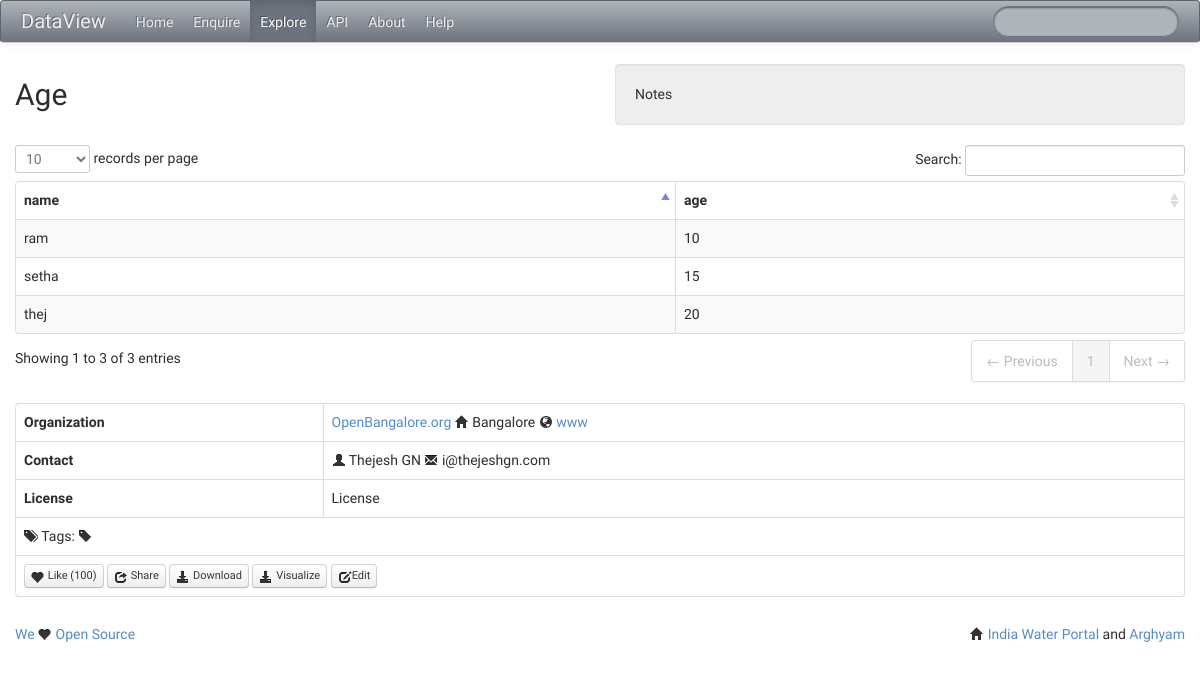
/community/view/data_table/5, run on the app's committed database.
### models.py (models this page shows)
class DataTable(db.Model):
    __tablename__ = 'data_table'
    data_table_id                   = db.Column(db.Integer, primary_key=True)
    data_table_name                 = db.Column(db.Unicode(500))
    data_table_short_name           = db.Column(db.Unicode(500))
    data_table_owner_user_id        = db.Column(db.Integer, db.ForeignKey('users.user_id'), nullable=False)
    data_table_description          = db.Column(db.Text, default=u'', nullable=False)
    data_table_privacy              = db.Column(db.Integer,  default=PRIVACY.PUBLIC, nullable=False)
    data_table_data_source_id       = db.Column(db.Integer, db.ForeignKey('data_source.data_source_id'), nullable=False)
    data_table_upload_complete      = db.Column(db.Integer,  default=UPLOAD_STATUS.INCOMPLETE, nullable=False)

class DataColumn(db.Model):
    __tablename__ = 'data_column'
    data_column_id                   = db.Column(db.Integer, primary_key=True)
    data_column_name                 = db.Column(db.Unicode(500))
    data_column_short_name           = db.Column(db.Unicode(500))
    data_column_data_table_id        = db.Column(db.Integer, db.ForeignKey('data_table.data_table_id'), nullable=False)

class DataSource(db.Model):
    __tablename__ = 'data_source'
    data_source_id                      = db.Column(db.Integer, primary_key=True)
    data_source_name                    = db.Column(db.Unicode(200))
    data_source_owner_user_id           = db.Column(db.Integer, db.ForeignKey('users.user_id'), nullable=False)
    data_source_organization_name       = db.Column(db.Unicode(200))
    data_source_organization_adddress   = db.Column(db.Unicode(300))
    data_source_organization_phone      = db.Column(db.String(50))
    data_source_organization_web        = db.Column(db.String(100))

class Users(db.Model):
    __tablename__ = 'users'
    user_id     = db.Column(db.Integer, primary_key=True)
    username    = db.Column(db.String(80), unique=True)
    pw_hash     = db.Column(db.String(80))
    email       = db.Column(db.String(80), unique=True)
    name        = db.Column(db.Unicode(80))

class Tag(db.Model):
    __tablename__ = 'tag'
    tag_id                   = db.Column(db.Integer, primary_key=True)
    tag_name                 = db.Column(db.Unicode(500))

### tables this page shows
CREATE TABLE values_data_table_5 ('name1','age2');

### views/community.py (the view)
@mod.route('/view/data_table/<data_table_id>', methods=['GET'])
def viewDataTable(data_table_id):
    data_table = DataTable.query.filter_by(data_table_id=data_table_id).first()
    data_table_data_source_id = data_table.data_table_data_source_id
    title=data_table.data_table_name
    caption = data_table.data_table_description
    notes = "Notes"
    tags = models.db.session.query(Tag).select_from(join(Tag, TagMap)).filter(TagMap.data_table_id==data_table_id).all()
    data_source = DataSource.query.filter_by(data_source_id=data_table_data_source_id).first()
    data_source_owner_user_id = data_source.data_source_owner_user_id
    data_owner =Users.query.filter_by(user_id=data_source_owner_user_id).first()
    data_columns = DataColumn.query.filter_by(data_column_data_table_id=data_table_id)
    no_of_data_columns = data_columns.count()
    sql="select * from values_data_table_"+str(data_table_id)
    values_data_table = models.db.session.execute(sql)
    return render_template('community/view_data_table.html',title=title, caption=caption, notes=notes, values_data_table=values_data_table, data_table=data_table,data_source=data_source, data_columns=data_columns,no_of_data_columns=no_of_data_columns,data_owner=data_owner,explore_tab="active",data_table_id=data_table_id,tags=tags)

### templates/community/view_data_table.html (shortened to what this page needs)
{% extends "base.html" %}
{% block head %}
    {{ super() }}
    <link href="/static/datatable/css/DT_bootstrap.css" rel="stylesheet">
{% endblock %}
{% block content %}
    <table id="data_table_id" class="table table-striped table-bordered">
        <thead>
        <tr>
            {% for column in data_columns %}
                <th>{{ column.data_column_name }}</th>
            {% endfor %}
        </tr>
        </thead>
        <tbody>
            {% for row in values_data_table %}
            <tr>
                    {% for col in row %}
                    <td>
                        {{ col }}
                    </td>
                    {% endfor %}
            </tr>
            {% endfor %}
        </tbody>
    </table>
<br>
    <table class="table table-bordered">
        <tbody>
            <tr>
                <td><strong>Organization</strong></td>
                <td><a href="/community/view/data_source/{{data_source.data_source_id}}">{{data_source.data_source_organization_name}}</a> <i class="icon-home"></i> {{data_source.data_source_organization_adddress}} <i class="icon-globe"></i> <a href="{{data_source.data_source_organization_web}}">www</a></td>
            </tr>
            <tr>
                <td><strong>Contact</strong></td>
                <td><i class="icon-user"></i> {{data_owner.name}} <i class="icon-envelope"></i> {{data_owner.email}}</td>
            </tr>
            <tr>
                <td><strong>License</strong></td>
                <td>License</td>
            </tr>
            <tr>
                <td colspan=2><i class="icon-tags"></i> Tags:
                    {% for tag in tags %}
                        <i class="icon-tag"></i>{{ tag.tag_name }}
                    {% endfor %}
                </td>
            </tr>
            <tr>
                <td colspan=2>
                    <a class="btn btn-mini" href="#"><i class="icon-heart"></i> Like (100)</a>
                    <a class="btn btn-mini" href="#"><i class="icon-share"></i> Share</a>
                    <a class="btn btn-mini" href="#"><i class="icon-download-alt"></i> Download</a>
                    <a class="btn btn-mini" href="http://localhost:5000/community/list/visualizations/?data_type=datatale&data_key={{data_table_id}}"><i class="icon-download-alt"></i> Visualize</a>
                    <a class="btn btn-mini" href="/community/update/data_table/{{data_table_id}}"><i class="icon-edit"></i>Edit</a>
                </td>
            </tr>
        </tbody>
    </table>
{% endblock %}

### templates/base.html (shortened to what this page needs)
<!DOCTYPE HTML PUBLIC "-//W3C//DTD HTML 4.01//EN">
<html lang="en">
<html xmlns="http://www.w3.org/1999/xhtml">
<head>
    {% block head %}
    <link href="/static/bootstrap/css/bootstrap_spacelab.css" rel="stylesheet">
    <link href="/static/bootstrap/css/bootstrap-responsive.css" rel="stylesheet">
    {% endblock %}
</head>
<body>
<div class="navbar navbar-inverse">
    <div class="navbar-inner">
      <div class="container" style="width: auto;">
        <a class="brand" href="#">DataView</a>
        <div class="nav-collapse">
          <ul class="nav">
                   <li class="{{ home_tab }}"><a href="/">Home</a></li>
                   <li class="{{ enquire_tab }}"><a href="/enquire/create/">Enquire</a></li>
                   <li class="{{ explore_tab }}"><a href="/community/list/data_source/">Explore</a></li>
                   <li class="{{ api_tab }}"><a href="">API</a></li>
                   <li class="{{ about_tab }}"><a href="">About</a></li>
                   <li class="{{ help_tab }}"><a href="">Help</a></li>
          </ul>
          <form class="navbar-search pull-right" method="get" action="">
            <input type="text" class="search-query span2" name="" placeholder="">
          </form>
        </div>
      </div>
    </div>
  </div>
    <div class="container">
<header class="jumbotron subhead" id="overview">
  <div class="row">
    <div class="span6">
      <h2>{{ title }}</h2>
    </div>
    <div class="span6">
           <div class="well">
             {{ notes }}
           </div>
    </div>
  </div>
</header>
<section id="main_section">
  <div class="row">
    <div class="span12">
        {% block content %}{% endblock %}
    </div>
  </div>
</section>
    <br>
      <footer class="footer">
        {% block footer %}
        <p class="pull-left"> <a href="https://github.com/arghyam/dataview"> We <i class="icon-heart"></i> Open Source</a></p>
        <p class="pull-right"><i class="icon-home"></i> <a href="http://www.indiawaterportal.org">India Water Portal</a> and <a href="http://www.arghyam.org/">Arghyam</a></p>
        {% endblock %}
      </footer>
  </div>
</body>

### data on the page
DataTable: data_table_name "Age"
DataColumn: data_column_name "name"
DataColumn: data_column_name "age"
values_data_table_5: name1 "thej", age2 "20"
values_data_table_5: name1 "ram", age2 "10"
values_data_table_5: name1 "setha", age2 "15"
DataSource: data_source_organization_name "OpenBangalore.org", data_source_organization_adddress "Bangalore"
Users: name "Thejesh GN", email "i@thejeshgn.com"

### other printed values
{{ notes }} "Notes"
